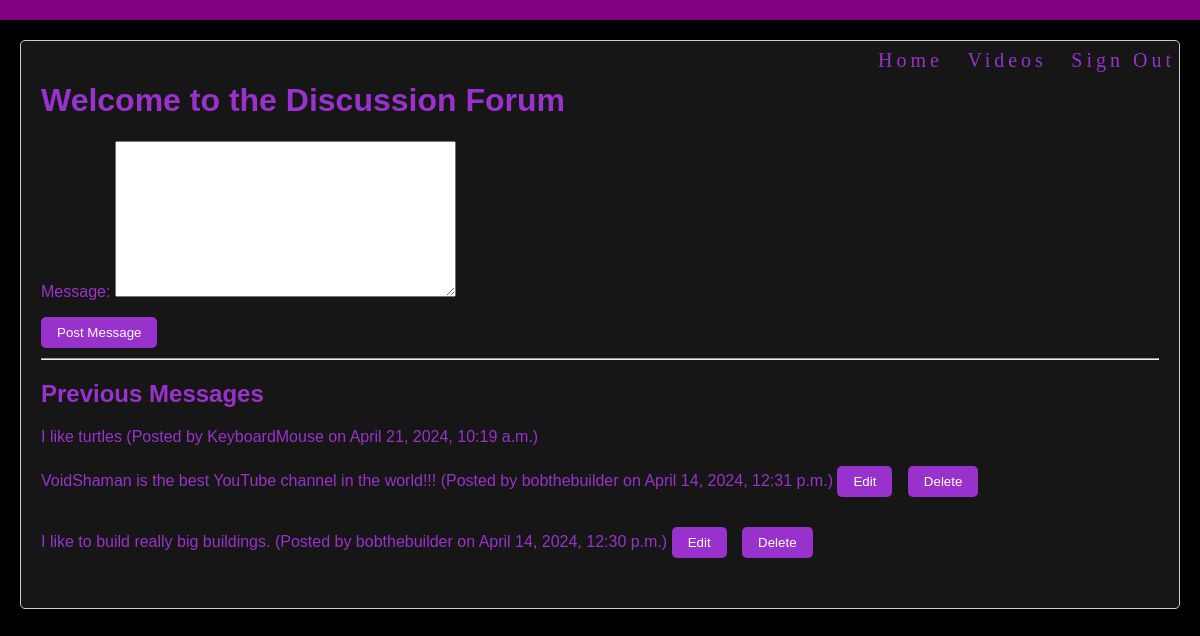
/Discussion/ (signed in), run on the app's committed database.
### web_project/models.py (models this page shows, shortened)
class UserMessage(models.Model):
    user = models.ForeignKey(User, on_delete=models.CASCADE)
    message = models.TextField()
    created_at = models.DateTimeField(auto_now_add=True)

### web_project/views.py (the view)
# urls.py: path('Discussion/', views.discussion, name='discussion'),
@login_required
def discussion(request):
    if request.method == 'POST':
        form = UserMessageForm(request.POST)
        if form.is_valid():
            message = form.save(commit=False)
            message.user = request.user
            message.save()
            return redirect('discussion')
    else:
        form = UserMessageForm()
    messages = UserMessage.objects.all().order_by('-created_at')
    return render(request, 'web_project/Discussion.html', {'form': form, 'messages': messages})

### web_project/forms.py
class UserMessageForm(forms.ModelForm):
    class Meta:
        model = UserMessage
        fields = ['message']

### web_project/templates/web_project/Discussion.html (shortened to what this page needs)
<!DOCTYPE html>
<html lang="en">
<head>
    {% load static %}
    <link rel="stylesheet" href="{% static 'web_project/Message.css' %}">
</head>
<body>
<header>
    <nav>
        <a href="{% url 'home' %}">Home</a>
        <a href="{% url 'video' %}">Videos</a>
        <a href="{% url 'sign_out' %}">Sign Out</a>
    </nav>
</header>
<div class="container">
    <h1>Welcome to the Discussion Forum</h1>
    <form method="post" action="{% url 'discussion' %}">
        {{ form.as_p }}
        <button type="submit">Post Message</button>
    </form>
    <hr>
    <h2>Previous Messages</h2>
    {% if messages %}
        <ul>
            {% for message in messages %}
                <li>
                    {{ message.message }}
                    (Posted by {{ message.user.username }} on {{ message.created_at }})
                    {% if message.user == request.user %}
                        <form method="post" action="{% url 'edit_message' message.id %}">
                            <button type="submit">Edit</button>
                        </form>
                        <form method="post" action="{% url 'delete_message' message.id %}">
                            <button type="submit">Delete</button>
                        </form>
                    {% endif %}
                </li>
            {% endfor %}
        </ul>
    {% else %}
        <p>No messages yet.</p>
    {% endif %}
</div>
</body>
</html>

### static/web_project/Message.css (style rules this page uses)
body, html { margin: 0; padding: 0; color: darkorchid; }
body { font-family: Arial, sans-serif; background-color: #000000; }
header { background-color: purple; padding: 10px; text-align: center; }
nav { float: right; line-height: 100px; }
nav a { text-decoration: none; font-family: "Pacifico"; letter-spacing: 4px; font-size: 20px; padding: 16px 5px; color: darkorchid; }
.container { margin: 20px; padding: 20px; border: 1px solid #ccc; border-radius: 5px; background-color: rgb(22, 22, 22); }
form { margin-bottom: 10px; }
button { padding: 8px 16px; background-color: darkorchid; color: white; border: none; border-radius: 5px; cursor: pointer; }
ul { list-style-type: none; padding: 0; }
li { margin-bottom: 20px; }
li form { display: inline-block; margin-right: 1px; }
form button, a { margin-right: 10px; }
a { color: darkorchid; text-decoration: none; }

### data on the page
UserMessage: message "I like turtles", user.username "KeyboardMouse", created_at "April 21, 2024, 10:19 a.m."
UserMessage: message "VoidShaman is the best YouTube channel in the world!!!", user.username "bobthebuilder", created_at "April 14, 2024, 12:31 p.m.", shows "Edit"
UserMessage: message "I like to build really big buildings.", user.username "bobthebuilder", created_at "April 14, 2024, 12:30 p.m.", shows "Edit"
